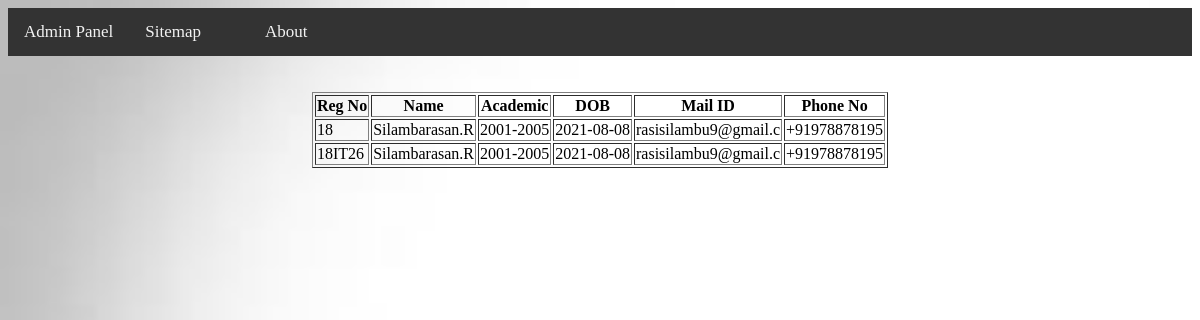
The app's page /admin_stud_view.php with its own data.
### tables this page shows
CREATE TABLE `stud_det` (
  `regno` varchar(15) NOT NULL,
  `name` varchar(30) NOT NULL,
  `academic` varchar(20) NOT NULL,
  `dob` date NOT NULL,
  `mail` varchar(20) NOT NULL,
  `phno` varchar(12) NOT NULL
);

### admin_stud_view.php (the view, shortened to what this page needs)
<html>
<Head>
<title> Student-Details</title></Head>
 </HEAD>
<body>
  <div class="topnav">
  <a href="admin_pan.php">Admin Panel</a>
  <a class="books" href="sitemap.html">Sitemap<a>
  <a href="about.html">About</a>
 </div>
 <br><br>
<center>
<?php
$servername = "localhost";
$username = "root";
$password ="";
$dbname="forum";
$conn = new mysqli($servername, $username, $password ,$dbname);
$query1= "Select * from `stud_det`";
echo"<table border=1px>
 <tr>
     <th>Reg No</th>
     <th>Name</th>
     <th>Academic</th>
	  <th>DOB</th>
	  <th>Mail ID</th>
	   <th>Phone No</th>
     </tr>";
$result=mysqli_query($conn,$query1);
while($row=mysqli_fetch_array($result)){
echo"<tr>";
echo"<td>".$row["regno"]."</td>";
echo"<td>".$row["name"]."</td>";
echo"<td>".$row["academic"]."</td>";
echo"<td>".$row["dob"]."</td>";
echo"<td>".$row["mail"]."</td>";
echo"<td>".$row["phno"]."</td>";
 }
?>
</center>
</body>
</html>

### admin_stud_view.php (style rules this page uses)
body { background-image:url("home-imgs.jpg"); background-repeat:no-repeat; background-size:1800px 800px; }
.topnav { background-color: #333; overflow: hidden; }
.topnav a { float: left; color: #f2f2f2; text-align: center; padding: 14px 16px; text-decoration: none; font-size: 17px; }
a { color:red; }

### records on screen
stud_det: regno "18", name "Silambarasan.R", academic "2001-2005", dob "2021-08-08", mail "rasisilambu9@gmail.c", phno "+91978878195"
stud_det: regno "18IT26", name "Silambarasan.R", academic "2001-2005", dob "2021-08-08", mail "rasisilambu9@gmail.c", phno "+91978878195"
